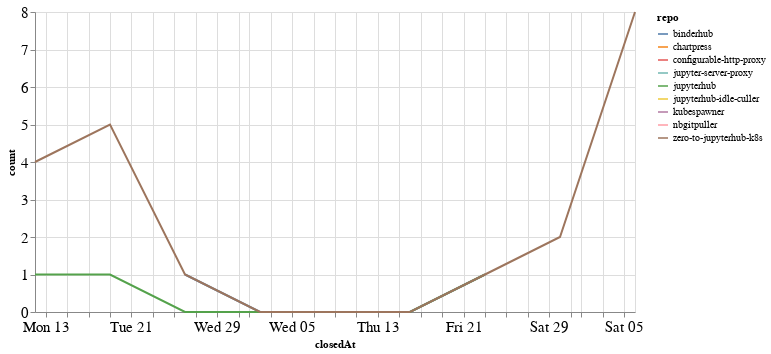

This figure's notebook cell:
### Code cell
closed_by_time = closed_by.groupby('repo').resample('W', on='closedAt').count()['author'].reset_index()
closed_by_time = closed_by_time.rename(columns={'author': 'count'})

alt.Chart(closed_by_time, width=600).mark_line().encode(
    x='closedAt',
    y='count',
    color='repo',
    tooltip="repo"
)

### Figure 1 — Vega-Lite specification as saved in the notebook (floating-point values rounded to 4 significant figures)
{"config": {"axisLeft": {"labelFontSize": 15}, "axisBottom": {"labelFontSize": 15}}, "data": {"name": "data-b8f3a889f5d0a1b9f0b4ec34f48c5fea"}, "mark": "line", "encoding": {"color": {"type": "nominal", "field": "repo"}, "tooltip": {"type": "nominal", "field": "repo"}, "x": {"type": "temporal", "field": "closedAt"}, "y": {"type": "quantitative", "field": "count"}}, "width": 600, "$schema": "https://vega.github.io/schema/vega-lite/v4.8.1.json", "datasets": {"data-b8f3a889f5d0a1b9f0b4ec34f48c5fea": [{"repo": "binderhub", "closedAt": "2020-07-26T00:00:00", "count": 1}, {"repo": "binderhub", "closedAt": "2020-08-02T00:00:00", "count": 0}, {"repo": "binderhub", "closedAt": "2020-08-09T00:00:00", "count": 0}, {"repo": "binderhub", "closedAt": "2020-08-16T00:00:00", "count": 0}, {"repo": "binderhub", "closedAt": "2020-08-23T00:00:00", "count": 1}, {"repo": "chartpress", "closedAt": "2020-07-19T00:00:00", "count": 1}, {"repo": "configurable-http-proxy", "closedAt": "2020-08-30T00:00:00", "count": 1}, {"repo": "jupyter-server-proxy", "closedAt": "2020-08-02T00:00:00", "count": 1}, {"repo": "jupyterhub", "closedAt": "2020-07-12T00:00:00", "count": 1}, {"repo": "jupyterhub", "closedAt": "2020-07-19T00:00:00", "count": 1}, {"repo": "jupyterhub", "closedAt": "2020-07-26T00:00:00", "count": 0}, {"repo": "jupyterhub", "closedAt": "2020-08-02T00:00:00", "count": 0}, {"repo": "jupyterhub", "closedAt": "2020-08-09T00:00:00", "count": 0}, {"repo": "jupyterhub", "closedAt": "2020-08-16T00:00:00", "count": 0}, {"repo": "jupyterhub", "closedAt": "2020-08-23T00:00:00", "count": 1}, {"repo": "jupyterhub-idle-culler", "closedAt": "2020-08-23T00:00:00", "count": 1}, {"repo": "kubespawner", "closedAt": "2020-07-19T00:00:00", "count": 1}, {"repo": "nbgitpuller", "closedAt": "2020-08-02T00:00:00", "count": 4}, {"repo": "zero-to-jupyterhub-k8s", "closedAt": "2020-07-12T00:00:00", "count": 4}, {"repo": "zero-to-jupyterhub-k8s", "closedAt": "2020-07-19T00:00:00", "count": 5}, {"repo": "zero-to-jupyterhub-k8s", "closedAt": "2020-07-26T00:00:00", "count": 1}, {"repo": "zero-to-jupyterhub-k8s", "closedAt": "2020-08-02T00:00:00", "count": 0}, {"repo": "zero-to-jupyterhub-k8s", "closedAt": "2020-08-09T00:00:00", "count": 0}, {"repo": "zero-to-jupyterhub-k8s", "closedAt": "2020-08-16T00:00:00", "count": 0}, {"repo": "zero-to-jupyterhub-k8s", "closedAt": "2020-08-23T00:00:00", "count": 1}, {"repo": "zero-to-jupyterhub-k8s", "closedAt": "2020-08-30T00:00:00", "count": 2}, {"repo": "zero-to-jupyterhub-k8s", "closedAt": "2020-09-06T00:00:00", "count": 8}]}}
